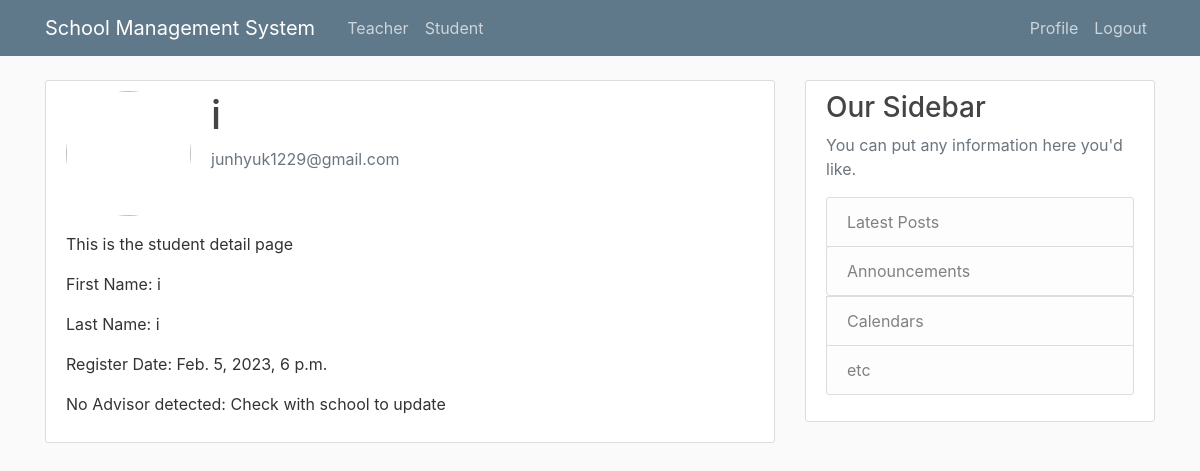
The app's page /school/student/4 (signed in) with its own data.
### school/models.py (models this page shows, shortened)
class Student(models.Model):
    student_user = models.ForeignKey(
        SchoolUser,
        on_delete=models.CASCADE,
        null=False,
        help_text="Student user",
    )
    advisor_teacher = models.ForeignKey(
        Teacher,
        on_delete=models.SET_NULL,
        null=True,
        blank=True,
        help_text="Teacher that advises the student",
    )

class SchoolUser(models.Model):
    class TypeTeacherStudent(models.TextChoices):
        STUDENT = 'S', ("Student")
        TEACHER = 'T', ("Teacher")
        ADMIN = 'A', ("Admin")
        UNDETERMINED = 'U', ("Undetermined")
    site_user = models.OneToOneField(
        User,
        on_delete=models.CASCADE,
        null=False,
        help_text="User of school website",
    )
    type_user = models.CharField(
        max_length=1,
        choices=TypeTeacherStudent.choices,
        default=TypeTeacherStudent.STUDENT,
        help_text="Type of user(Teacher, Student, Admin, Undetermined)",
    )

### users/models.py (models this page shows, shortened)
class User(AbstractUser):
    def __str__(self):
        return f"{self.username}"

### school/views.py (the view)
# urls.py: path('student/<int:pk>', views.StudentDetailView.as_view(), name='student_detail'),
class StudentDetailView(ClassBasicDetailView):
    model = Student
    template_name = 'school/student_detail.html'

### school/templates/school/student_detail.html
{% extends "base_generic.html" %}
{% block content %}
    <div class="content-section">
        <div class="media">
            <img class="rounded-circle account-img" src="{{ user.user_profile.image.url }}">
            <div class="media-body">
              <h2 class="account-heading">{{ student.student_user.site_user.username }}</h2>
              <p class="text-secondary">{{ student.student_user.site_user.email }}</p>
            </div>
          </div>
        <p>This is the student detail page</p>
        <p>First Name: {{ student.student_user.site_user.first_name }}</p>
        <p>Last Name: {{ student.student_user.site_user.last_name }}</p>
        <p>Register Date: {{ student.student_user.site_user.date_joined }}</p>
        {% if student.advisor_teacher %}
            <p>Advisor: <a href="{% url 'school:teacher_detail' student.advisor_teacher.id %}">{{ student.advisor_teacher.teacher_user.username }}</a></p>
        {% else %}
            <p>No Advisor detected: Check with school to update</p>
        {% endif %}
    </div>
{% endblock %}

### school/static/css/main.css (style rules this page uses)
body { background: #fafafa; color: #333333; margin-top: 5rem; }
h1, h2, h3, h4, h5, h6 { color: #444444; }
.content-section { background: #ffffff; padding: 10px 20px; border: 1px solid #dddddd; border-radius: 3px; margin-bottom: 20px; }
.account-img { height: 125px; width: 125px; margin-right: 20px; margin-bottom: 16px; }
.account-heading { font-size: 2.5rem; }

### records on screen
Student: student_user.site_user.username "i", student_user.site_user.email "junhyuk1229@gmail.com", student_user.site_user.first_name "i", student_user.site_user.last_name "i", student_user.site_user.date_joined "Feb. 5, 2023, 6 p.m."
